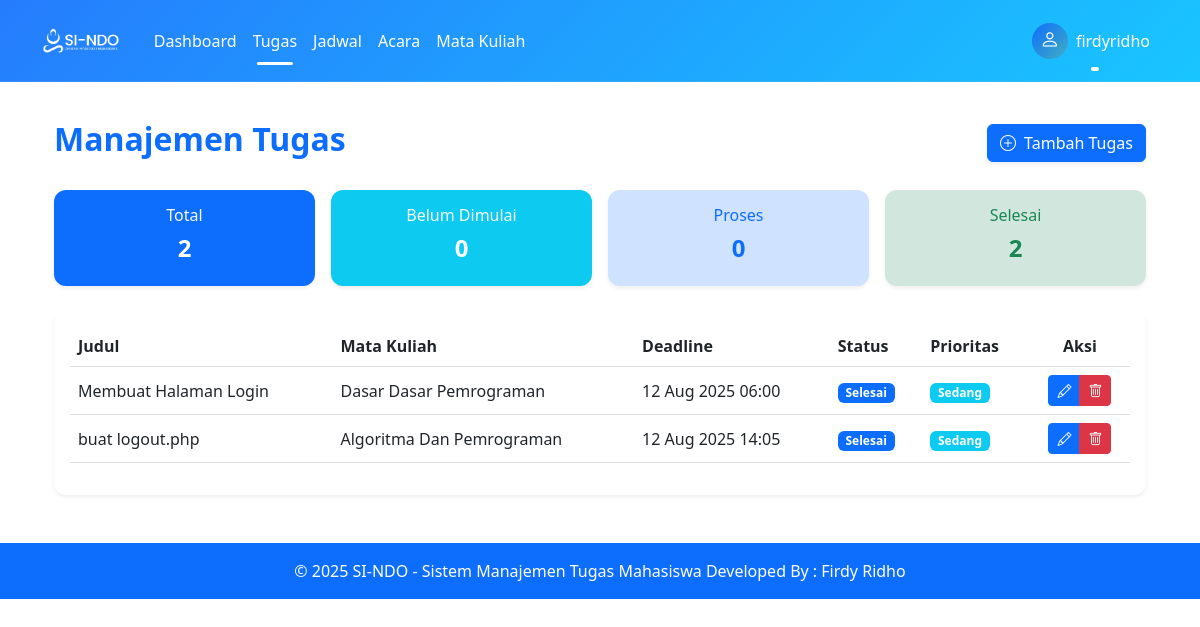
Before: /pages/tugas/index.php (signed in) with the older database file.
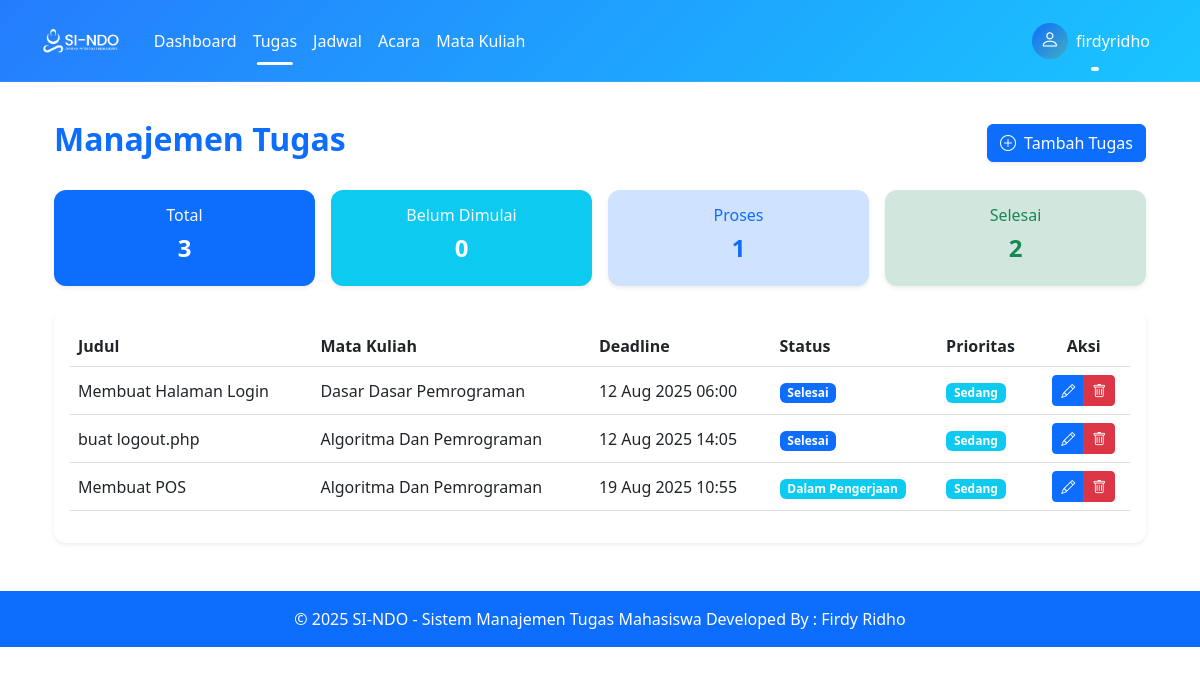
After: the same page with the newer database file.
### tables this page shows
CREATE TABLE `tugas` (
  `id` int(11) NOT NULL,
  `judul` varchar(100) NOT NULL,
  `deskripsi` text DEFAULT NULL,
  `mk_id` int(11) NOT NULL,
  `deadline` datetime NOT NULL,
  `status` enum('Belum Dimulai','Dalam Pengerjaan','Selesai') DEFAULT 'Belum Dimulai',
  `prioritas` enum('Rendah','Sedang','Tinggi') DEFAULT 'Sedang',
  `user_id` int(11) NOT NULL,
  `created_at` timestamp NOT NULL DEFAULT current_timestamp()
);

CREATE TABLE `mata_kuliah` (
  `id` int(11) NOT NULL,
  `kode_mk` varchar(20) NOT NULL,
  `nama_mk` varchar(100) NOT NULL,
  `sks` int(11) NOT NULL,
  `dosen` varchar(100) NOT NULL,
  `ruangan` varchar(20) DEFAULT NULL,
  `user_id` int(11) NOT NULL
);

### pages/tugas/index.php (the view, shortened to what the changed rows need)
<?php
require_once '../../config/database.php';
$stmt = $pdo->prepare("SELECT t.*, mk.nama_mk
                      FROM tugas t
                      LEFT JOIN mata_kuliah mk ON t.mk_id = mk.id
                      WHERE t.user_id = ?
                      ORDER BY t.deadline ASC");
$stmt->execute([$_SESSION['user_id']]);
$tugas = $stmt->fetchAll(PDO::FETCH_ASSOC);
$status_counts = [
    'Belum Dimulai' => 0,
    'Dalam Pengerjaan' => 0,
    'Selesai' => 0
];
foreach ($tugas as $t) {
    $status_counts[$t['status']]++;
}
?>
<?php include '../../includes/header.php'; ?>
<div class="container mt-4">
    <div class="d-flex flex-wrap justify-content-between align-items-center mb-4">
        <h2 class="fw-bold mb-2 text-primary">Manajemen Tugas</h2>
    </div>
    <div class="row g-3 mb-4">
        <div class="col-6 col-md-3">
            <div class="card text-center shadow-sm border-0 bg-primary text-white">
                <div class="card-body">
                    <h6 class="text-light">Total</h6>
                    <h4 class="fw-bold"><?= count($tugas) ?></h4>
                </div>
            </div>
        </div>
        <div class="col-6 col-md-3">
            <div class="card text-center shadow-sm border-0 bg-primary-subtle">
                <div class="card-body">
                    <h6 class="text-primary">Proses</h6>
                    <h4 class="fw-bold text-primary"><?= $status_counts['Dalam Pengerjaan'] ?></h4>
                </div>
            </div>
        </div>
    </div>
    <div class="card shadow-sm border-0">
        <div class="card-body">
            <div class="table-responsive">
                <table class="table table-hover align-middle">
                    <thead style="background-color:#0d6efd; color:white;">
                        <tr>
                            <th>Judul</th>
                            <th>Mata Kuliah</th>
                            <th>Deadline</th>
                            <th>Status</th>
                            <th>Prioritas</th>
                            <th class="text-center">Aksi</th>
                        </tr>
                    </thead>
                    <tbody>
                        <?php if (count($tugas) > 0): ?>
                            <?php foreach ($tugas as $t): ?>
                                <tr class="<?= strtotime($t['deadline']) < time() && $t['status'] != 'Selesai' ? 'table-danger' : '' ?>">
                                    <td><?= htmlspecialchars($t['judul']) ?></td>
                                    <td><?= $t['nama_mk'] ? htmlspecialchars($t['nama_mk']) : '-' ?></td>
                                    <td>
                                        <?= date('d M Y H:i', strtotime($t['deadline'])) ?>
                                    </td>
                                    <td>
                                        <span class="badge bg-<?=
                                            $t['status'] == 'Selesai' ? 'primary' :
                                            ($t['status'] == 'Dalam Pengerjaan' ? 'info' : 'secondary')
                                        ?>">
                                            <?= $t['status'] ?>
                                        </span>
                                    </td>
                                    <td>
                                        <span class="badge bg-<?=
                                            $t['prioritas'] == 'Tinggi' ? 'primary' :
                                            ($t['prioritas'] == 'Sedang' ? 'info' : 'secondary')
                                        ?>">
                                            <?= $t['prioritas'] ?>
                                        </span>
                                    </td>
                                    <td class="text-center">
                                        <div class="btn-group">
                                            <a href="edit.php?id=<?= $t['id'] ?>" class="btn btn-sm btn-primary">
                                                <i class="bi bi-pencil"></i>
                                            </a>
                                            <a href="hapus.php?id=<?= $t['id'] ?>" class="btn btn-sm btn-danger" onclick="return confirm('Yakin hapus tugas ini?')">
                                                <i class="bi bi-trash"></i>
                                            </a>
                                        </div>
                                    </td>
                                </tr>
                            <?php endforeach; ?>
                        <?php else: ?>
                            <tr>
                                <td colspan="6" class="text-center text-muted py-4">Tidak ada tugas</td>
                            </tr>
                        <?php endif; ?>
                    </tbody>
                </table>
            </div>
        </div>
    </div>
</div>
<?php include '../../includes/footer.php'; ?>

Changed rows visible on the page:
added tugas: judul "Membuat POS", mk.nama_mk "Algoritma Dan Pemrograman", deadline "19 Aug 2025 10:55", status "Dalam Pengerjaan", prioritas "Sedang"
Other visible differences:
count($tugas): "2" → "3"
$status_counts['Dalam Pengerjaan']: "0" → "1"
